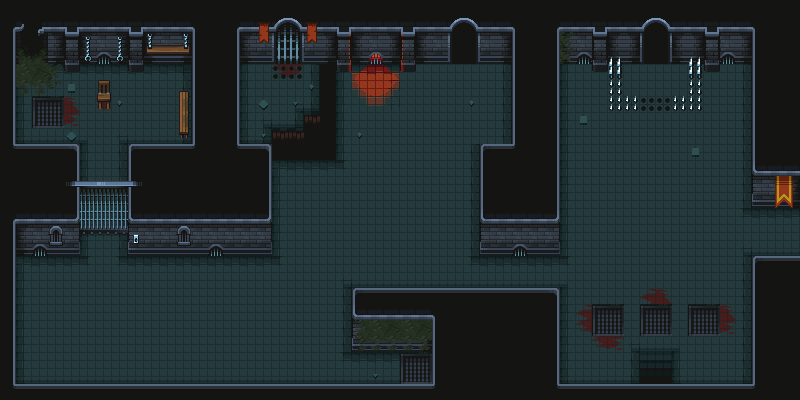

Below is a game level as drawn by its tile map, then a one-line description and the .tmx that defines it (tile-layer data replaced by summaries):
An orthogonal 50x25 tile map with 16x16 px tiles, 5 tile layers (Suelo, Rejas, Pared, Decoracion, ...), 2 tilesets.

<map version="1.9" tiledversion="1.9.2" orientation="orthogonal" renderorder="right-down" width="50" height="25" tilewidth="16" tileheight="16" infinite="0" nextlayerid="6" nextobjectid="1">
 <tileset firstgid="1" source="Tiles.tsx" />
 <tileset firstgid="626" source="Props.tsx" />
 <layer id="1" name="Suelo" width="50" height="25">
  <properties>
   <property name="Draw" type="bool" value="true" />
   <property name="Navigation" type="bool" value="false" />
  </properties>
  <data>[1250 cells, 1250 non-empty, 22 distinct tile ids]</data>
 </layer>
 <layer id="3" name="Rejas" width="50" height="25">
  <properties>
   <property name="Draw" type="bool" value="true" />
   <property name="Navigation" type="bool" value="false" />
  </properties>
  <data>[1250 cells, 12 non-empty, 4 distinct tile ids]</data>
 </layer>
 <layer id="2" name="Pared" width="50" height="25">
  <properties>
   <property name="Draw" type="bool" value="true" />
   <property name="Navigation" type="bool" value="false" />
  </properties>
  <data>[1250 cells, 580 non-empty, 71 distinct tile ids]</data>
 </layer>
 <layer id="4" name="Decoracion" width="50" height="25">
  <properties>
   <property name="Draw" type="bool" value="true" />
   <property name="Navigation" type="bool" value="false" />
  </properties>
  <data>[1250 cells, 89 non-empty, 57 distinct tile ids]</data>
 </layer>
 <layer id="5" name="Decoracion2" width="50" height="25">
  <properties>
   <property name="Draw" type="bool" value="true" />
   <property name="Navigation" type="bool" value="false" />
  </properties>
  <data>[1250 cells, 14 non-empty, 7 distinct tile ids]</data>
 </layer>
</map>
